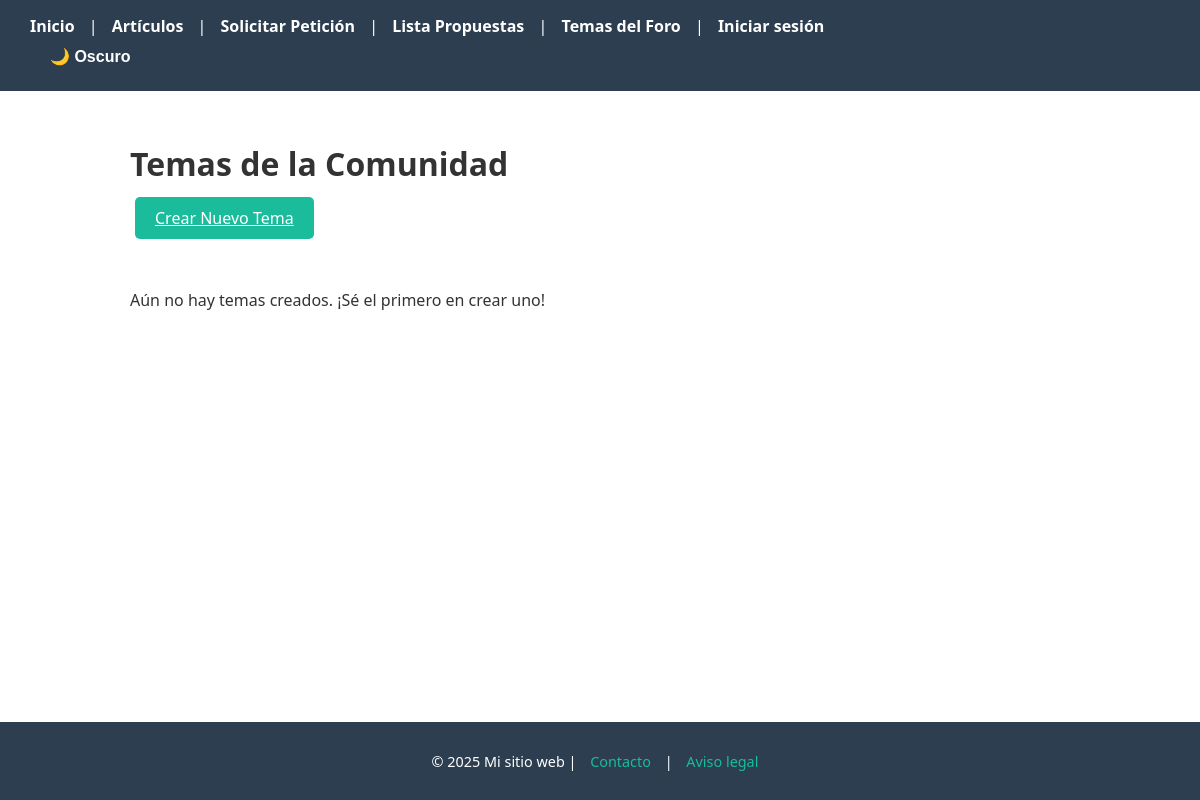
/temas/, run on an earlier commit of the app's database.
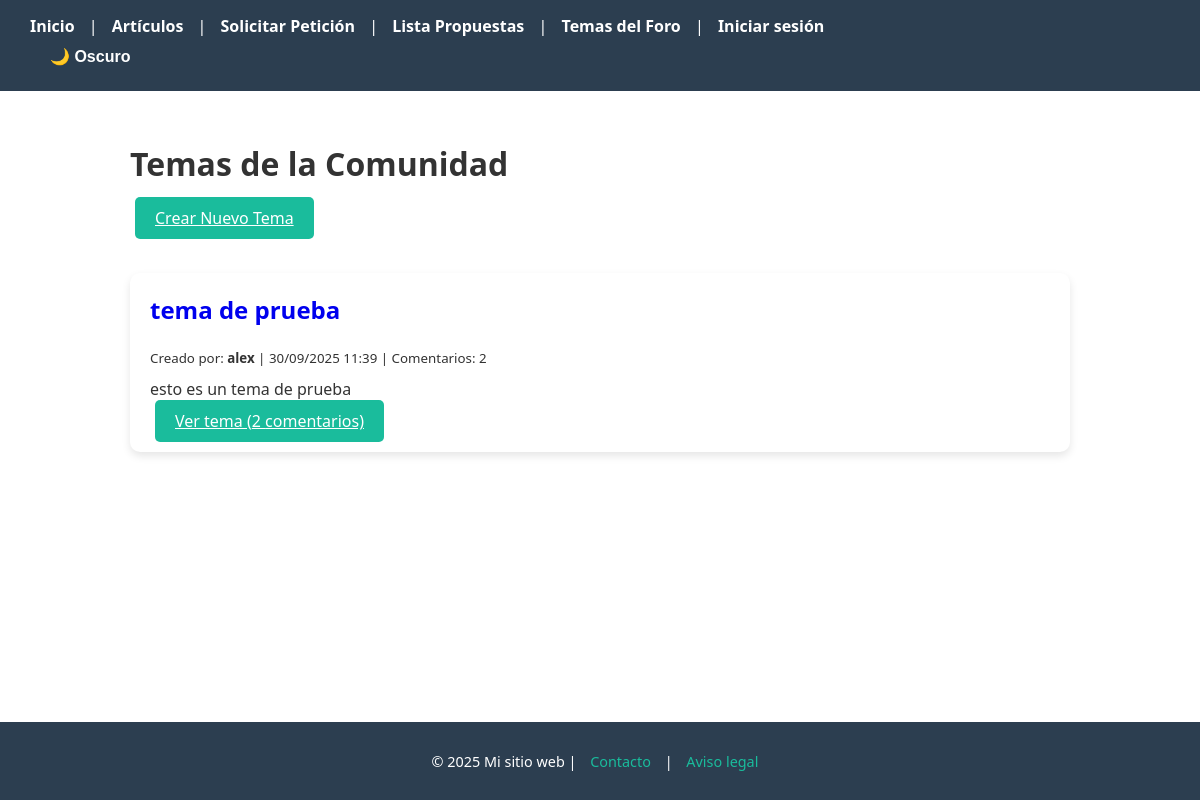
And on a later commit of the database.
### blog/models.py (models this page shows, shortened)
class Tema(models.Model):
    titulo = models.CharField(max_length=200)
    autor = models.ForeignKey(User, on_delete=models.CASCADE)
    contenido = models.TextField()
    fecha_creacion = models.DateTimeField(auto_now_add=True)

### blog/views.py (the view)
# urls.py: path("temas/", views.lista_temas, name="lista_temas"),
def lista_temas(request):
    temas = Tema.objects.all().order_by('-fecha_creacion')
    return render(request, 'blog/lista_temas.html', {'temas': temas})

### blog/templates/blog/lista_temas.html (shortened to what this page needs)
{% extends "base.html" %}
{% block content %}
<h1 class="mb-4">Temas de la Comunidad</h1>
<div class="d-flex justify-content-between mb-4">
    <a href="{% url 'nuevo_tema' %}" class="btn">Crear Nuevo Tema</a>
</div>
<br>
<br>
<div class="temas-container">
    {% for tema in temas %}
        <div class="article-card mb-3">
            <h2><a href="{% url 'detalle_tema' tema.id %}" style="text-decoration: none;">{{ tema.titulo }}</a></h2>
            <p><small>Creado por: <strong>{{ tema.autor.username }}</strong> | {{ tema.fecha_creacion|date:"d/m/Y H:i" }} | Comentarios: {{ tema.comentarios.count }}</small></p>
            <p>{{ tema.contenido|truncatechars:150 }}</p>
            <a href="{% url 'detalle_tema' tema.id %}" class="btn">Ver tema ({{ tema.comentarios.count }} comentarios)</a>
        </div>
    {% empty %}
        <p>Aún no hay temas creados. ¡Sé el primero en crear uno!</p>
    {% endfor %}
</div>
{% endblock %}

What changed in the data, as far as the page shows it:
added Tema: titulo "tema de prueba", autor.username "alex", fecha_creacion "30/09/2025 11:39", comentarios.count "2", contenido "esto es un tema de prueba"
Also different on the page:
text no longer shown: "Aún no hay temas creados. ¡Sé el primero en crear uno!"
